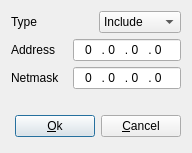
<ui version="4.0" >
 <class>qikeaTopology</class>
 <widget class="QDialog" name="qikeaTopology" >
  <property name="geometry" >
   <rect>
    <x>0</x>
    <y>0</y>
    <width>192</width>
    <height>153</height>
   </rect>
  </property>
  <property name="windowTitle" >
   <string>Tolology Entry</string>
  </property>
  <property name="windowIcon" >
   <iconset>
    <normaloff>:/png/site_mod.png</normaloff>:/png/site_mod.png</iconset>
  </property>
  <layout class="QVBoxLayout" >
   <item>
    <layout class="QHBoxLayout" >
     <item>
      <widget class="QLabel" name="textLabelType_2" >
       <property name="text" >
        <string>Type</string>
       </property>
       <property name="wordWrap" >
        <bool>false</bool>
       </property>
      </widget>
     </item>
     <item>
      <widget class="QComboBox" name="comboBoxType" >
       <item>
        <property name="text" >
         <string>Include</string>
        </property>
       </item>
       <item>
        <property name="text" >
         <string>Exclude</string>
        </property>
       </item>
      </widget>
     </item>
    </layout>
   </item>
   <item>
    <layout class="QHBoxLayout" >
     <item>
      <widget class="QLabel" name="textLabelAddress" >
       <property name="text" >
        <string>Address</string>
       </property>
       <property name="wordWrap" >
        <bool>false</bool>
       </property>
      </widget>
     </item>
     <item>
      <widget class="QLineEdit" name="lineEditAddress" >
       <property name="sizePolicy" >
        <sizepolicy vsizetype="Fixed" hsizetype="Fixed" >
         <horstretch>0</horstretch>
         <verstretch>0</verstretch>
        </sizepolicy>
       </property>
       <property name="inputMask" >
        <string>009 . 009 . 009 . 009; </string>
       </property>
       <property name="text" >
        <string>0 . 0 . 0 . 0</string>
       </property>
       <property name="alignment" >
        <set>Qt::AlignHCenter</set>
       </property>
      </widget>
     </item>
    </layout>
   </item>
   <item>
    <layout class="QHBoxLayout" >
     <item>
      <widget class="QLabel" name="textLabelNetmask" >
       <property name="text" >
        <string>Netmask</string>
       </property>
       <property name="wordWrap" >
        <bool>false</bool>
       </property>
      </widget>
     </item>
     <item>
      <widget class="QLineEdit" name="lineEditNetmask" >
       <property name="sizePolicy" >
        <sizepolicy vsizetype="Fixed" hsizetype="Fixed" >
         <horstretch>0</horstretch>
         <verstretch>0</verstretch>
        </sizepolicy>
       </property>
       <property name="inputMask" >
        <string>009 . 009 . 009 . 009; </string>
       </property>
       <property name="text" >
        <string>0 . 0 . 0 . 0</string>
       </property>
       <property name="alignment" >
        <set>Qt::AlignHCenter</set>
       </property>
      </widget>
     </item>
    </layout>
   </item>
   <item>
    <spacer>
     <property name="orientation" >
      <enum>Qt::Vertical</enum>
     </property>
     <property name="sizeHint" stdset="0" >
      <size>
       <width>20</width>
       <height>40</height>
      </size>
     </property>
    </spacer>
   </item>
   <item>
    <layout class="QHBoxLayout" >
     <item>
      <spacer>
       <property name="orientation" >
        <enum>Qt::Horizontal</enum>
       </property>
       <property name="sizeType" >
        <enum>QSizePolicy::Expanding</enum>
       </property>
       <property name="sizeHint" stdset="0" >
        <size>
         <width>41</width>
         <height>31</height>
        </size>
       </property>
      </spacer>
     </item>
     <item>
      <widget class="QPushButton" name="buttonOk" >
       <property name="text" >
        <string>&amp;Ok</string>
       </property>
       <property name="shortcut" >
        <string>Alt+O</string>
       </property>
       <property name="autoDefault" >
        <bool>true</bool>
       </property>
       <property name="default" >
        <bool>true</bool>
       </property>
      </widget>
     </item>
     <item>
      <widget class="QPushButton" name="buttonCancel" >
       <property name="text" >
        <string>&amp;Cancel</string>
       </property>
       <property name="shortcut" >
        <string/>
       </property>
       <property name="autoDefault" >
        <bool>true</bool>
       </property>
      </widget>
     </item>
    </layout>
   </item>
  </layout>
 </widget>
 <resources>
  <include location="ikea.qrc" />
 </resources>
 <connections/>
</ui>
